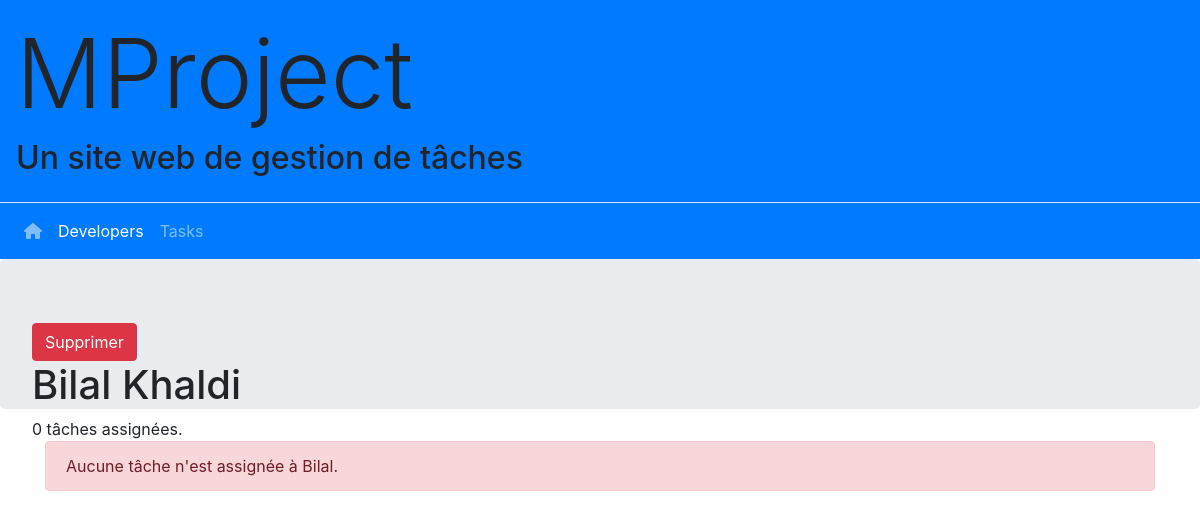
The app's page /developer/3 with its own data.
### developer/models.py (models this page shows, shortened)
class Developer(models.Model):
    first_name = models.CharField("first name", max_length=200)
    last_name = models.CharField(max_length=200)
    user_name = models.CharField(max_length=50)
    def is_free(self):
        return self.tasks.count() == 0

### developer/views.py (the view)
# urls.py: path('<int:pk>', DevDetailVue.as_view(), name='detail'),
class DevDetailVue(DetailView):
    model = Developer
    template_name = 'developer/detail.html'

### developer/templates/developer/detail.html (shortened to what this page needs)
{% extends "_base.html" %}
{% block content %}
<div class="jumbotron" style="height:150px">
    <form action="{% url 'developer:delete' developer.id %}" method="POST">
        <button type="submit" class="btn btn-danger">Supprimer</button>
    </form>
    <h1>{{ developer.first_name }} {{ developer.last_name }} </h1>
    <p>{{ developer.tasks.all|length }}
        tâche{{developer.tasks.all|length|pluralize}}
        assignée{{developer.tasks.all|length|pluralize}}.</p>
</div>
<div class="container-sm">
    {% if not developer.is_free %}
    <ul class="list-group">
        {% for task in developer.tasks.all %}
        <li class="list-group-item">
            <strong>{{ task.title }}!</strong> {{ task.description }}
        </li>
        {% endfor %}
    </ul>
    {% else %}
    <div class="alert alert-danger">
        Aucune tâche n'est assignée à {{ developer.first_name }}.
    </div>
    {% endif %}
</div>
{% endblock content %}

### records on screen
Developer: first_name "Bilal", last_name "Khaldi", tasks.all|length "0"
